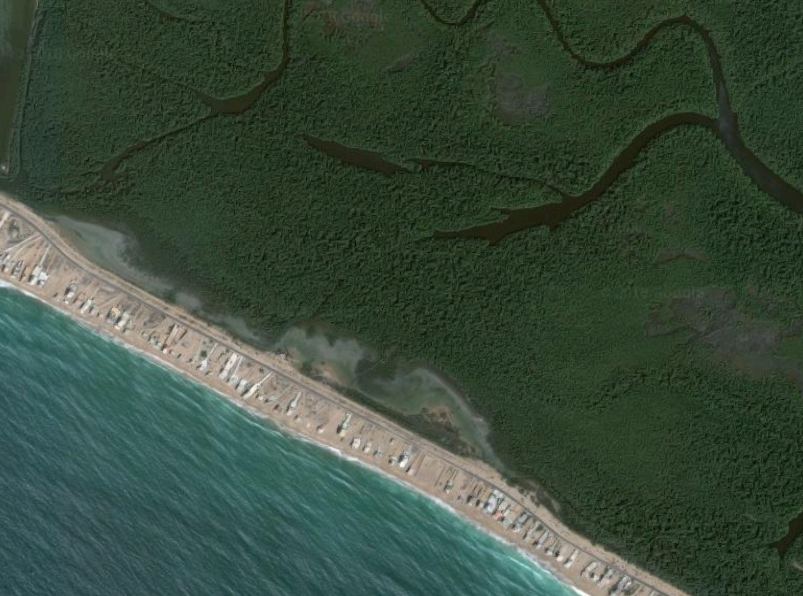
#> input picture Train/1.png, 803 x 596 px
$ python Classify.py
#> lines starting #> are read from the running program, lines starting #| are printed output that depends on the picture
#> further down, original is the input picture: shape (596, 803, 3); mean B, G, R 59.8, 75.4, 57.1
### Preprocessing.py
import cv2
import numpy as np
from skimage.segmentation import felzenszwalb
from skimage.util import img_as_float
import matplotlib.pyplot as plt
from matplotlib import colors


image_show = True


def give_segmentation(image):
    print ("Entered segmentation")
    sk_img = img_as_float(image)
    segments_fz = felzenszwalb(sk_img, scale=100, sigma=0.5, min_size=50)
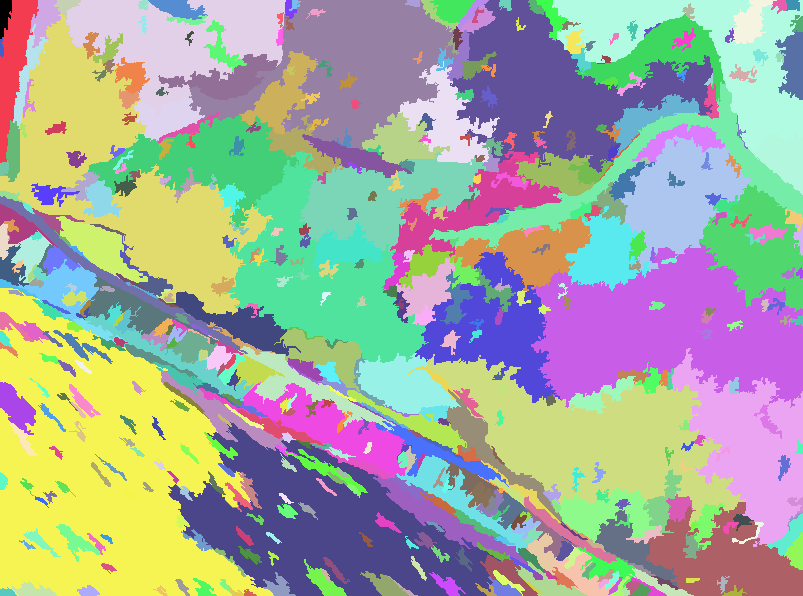
#> segments_fz: shape (596, 803) int64; 551 distinct labels, from 0 to 550; one colour per label, 0 black
    n_segments = len(np.unique(segments_fz))
#> n_segments = 551
    print(n_segments)
#| 551
    if image_show:
        cmap = colors.ListedColormap(np.random.rand(n_segments, 3))
        plt.figure()
        plt.imshow(segments_fz, interpolation='none', cmap=cmap)
        plt.tight_layout()
        plt.show()
    return segments_fz

# Hue separation and returning
# [81 lines left out: functions give_hue, give_kmeans_cq, green_mask, get_features, not called in this run]

### Classify.py
from Preprocessing import *
import cv2

original = cv2.imread("./Train/1.png")
segments = give_segmentation(original)
# for each in segments:
